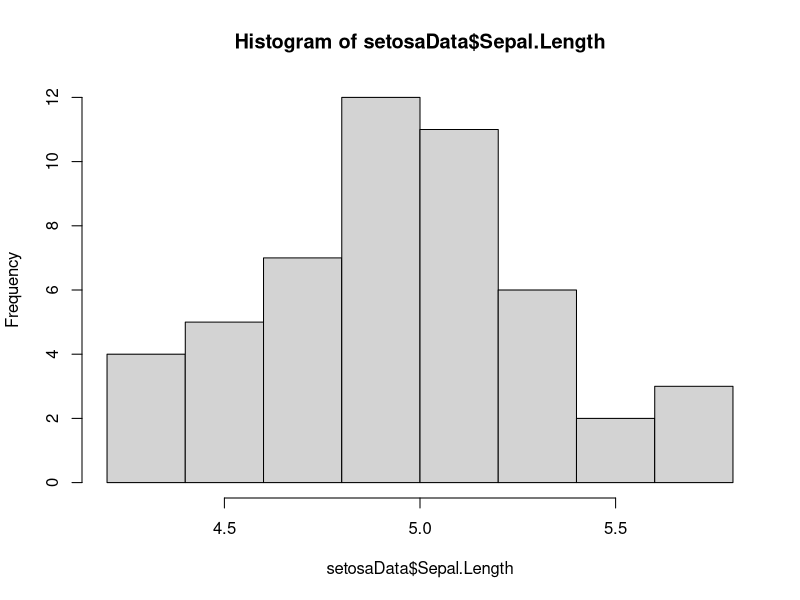
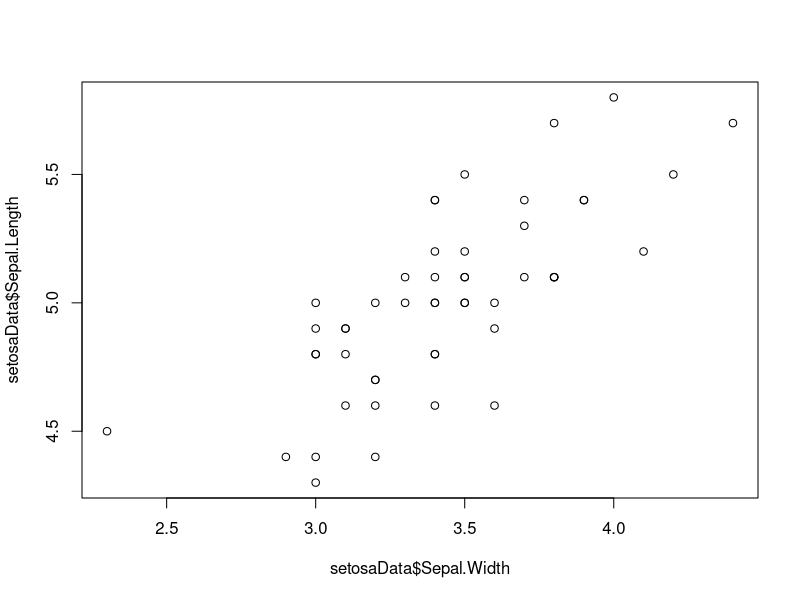
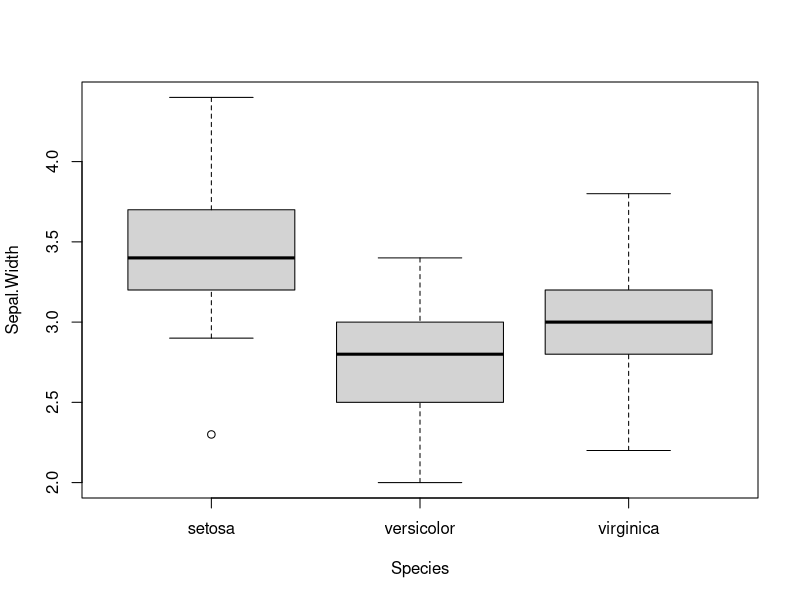

Generate these figures, in order, with R:
## ---- chunk 1

## ---- chunk 2
# This is a comment. 
# We know because it is preceded 
# by a hashtag, or 'octothorpe'.

# R ignores comments so you have
# a way to write down what you have
# done or what you are doing.

# This is useful for sharing
# code or just figuring out
# what you did.
## ---- chunk 3
# Add 1 and 1 together
1 + 1
## ---- chunk 4

# Section heading ----
# Follow a comment with four dashes
# to insert a section heading

## ---- chunk 5
# Example (run the following lines):
  a = 1
  A = 2
  a == A
## ---- chunk 6
  a = 1
  a = 2
  a         # a takes on the second value here
  print(a)  # This is another way to look at the value of an object
  show(a)   # And, here is one more
## ---- chunk 7
  T == TRUE
## ---- chunk 8
a = 1
a
## ---- chunk 9
a = c(1, 2, 3, 4, 5) # Make a vector of integers 1-5
print(a) # One way to look at our vector
show(a)  # Another way to look at it
a        # A third way to look at it
str(a)   # Look at the structure, integer class
## ---- chunk 10
# Define the same vector using a sequence
a = seq(from=1, to=5, by=1) 
str(a)       
## ---- chunk 11
b = c('a', 'b', 'c', 'd', 'e') # Make a character vector
b                              # Print it to the console
str(b)                         # Now it's a character vector
b = as.factor(b)               # But we can change if we want
b                             
str(b)                         # Look at the data structure
## ---- chunk 12
# The '==' compares the numeric vector to the factor one
c <-  a == b 
c            
str(c)       
## ---- chunk 13
is.na(a)     # We can check for missing values
is.finite(a) # We can make sure that all values are finite
!is.na(a)    # The exclamation point means 'not'
a == 3       # We can see if specific elements meet a criterion
unique(b)    # We can just look at unique values
## ---- chunk 14
# This one just prints it
a[3] 

# This one stores it in a new object
f <- a[3]
## ---- chunk 15
b[b=='c'] 
which(b=='c')
## ---- chunk 16
a * .5   # Multiplication
a + 100  # Addition
a - 3    # Subtraction
a / 2    # Division
a ^ 2    # Exponentiation
exp(a)   # This is the same as 'e to the...'
log(a)   # Natural logarithm
log10(a) # Log base 10

b = as.character(b)
paste(b, 'AAAA', sep='') # We can append text
paste('AAAA', b, sep='') # We can do it the other way
paste('AAAA', b, sep='--') # Add symbols to separate
gsub(pattern='c', replacement='AAAA', b) # We can replace text

e = paste('AAAA', b, sep='') # Make a new object
e                            # Print to console
substr(e, start=5, stop=5)   # We can strip text (or dates, or times, etc.)
## ---- chunk 17
length(a) # A has a length of 5, try it and check it
a         # Yup, looks about right
## ---- chunk 18
cbind(a,e)
## ---- chunk 19
matrix(0, nrow=3, ncol=4)
## ---- chunk 20
mat = matrix(seq(1, 12), ncol=3, nrow=4)
## ---- chunk 21
ncol(mat)   # Number of columns
nrow(mat)   # Number of rows
length(mat) # Total number of entries
mat[2, 3]   # Value of row 2, column 3
str(mat)    
## ---- chunk 22
colnames(mat) = c('first', 'second', 'third')
rownames(mat) = c('This', 'is', 'a', 'matrix')
mat
str(mat) # Take a look to understand
mat*2 
## ---- chunk 23
# Make a new object 'a' from a sequence  
a = seq(from=.5, to=10, by = .5)  
  
# Vector math: raise each 'a' to power of 2
b = a^2                           

# Replicates values in object a # of times  
c = rep(c('a','b','c','d'), 5)    

# Note, we don't use quotes for objects,
# but we do for character variables
d = data.frame(a, b, c)           
## ---- chunk 24
d # Print the dataframe
## ---- chunk 25
# We can look at these
names(d)     # All of the names
names(d)[2]  # One at a time: note indexing, names(d) is a vector!!
# We can change the names
names(d) = c('Increment', 'Squared', 'Class') # All at once- note quotes
names(d)               # Print it to see what this does
names(d)[3] = 'Letter' # Or, change one at a time..
names(d)               # Print it again to see what changed
e = d                  # We can also rename the entire dataframe
head(e)                # Head shows first six rows by default
head(e, 10)            # Or, we can look at any other number that we want
e$Sqrt = sqrt(e$Increment)
e # We can make new columns in data frames like this!
## ---- chunk 26
    data('iris')  # This is how you load built-in data sets
    ls()          # We can use ls() to see what is in our environment
    head(iris)    # Look at the first six rows of data in the object
    nrow(iris)    # How many rows does it have?
    ncol(iris)    # How many columns?
    names(iris)   # What are the column names?
    str(iris)     # Have a look at the data structure- tells us all of the above
    summary(iris) # Summarize the variables in the dataframe

  # Now let's look at some specific things
    # What is the value in 12th row of the 4th column of iris?
      iris[12, 4]
    # What is the mean sepal length among all species in iris?
      mean(iris$Sepal.Length)
    # What about the mean sepal length just for setosa?
      # A couple of new things going on here:
      # 1. We can refer to the columns as atomic vectors within the dataframe if
      #    we want to. Some times we have to do this...
      # 2. Note the logical check for species
      # 3. What we are saying here is:
      #    "Show me the mean of the column Sepal.Length in the dataframe iris
      #    where the species name is setosa"
        mean(iris$Sepal.Length[iris$Species=='setosa'])
      # We can write this out longhand to make sure it's correct (it is)
        logicalCheck = iris$Species == 'setosa'
        lengthCheck = iris$Sepal.Length[iris$Species=='setosa']
      # We can also look at the whole dataframe just for setosa
        setosaData = iris[iris$Species=='setosa' , ]
        # Note that the structure of species is preserved as a factor with three
        # levels even though setosa is the only species name in the new df
          str(setosaData)

      # Some quick plotting code
      # Once we have a nice dataframe like these ones, we can actually step into
      # The world of exploratory analyses.
        hist(setosaData$Sepal.Length) # Make a histogram of sepal lengths
        plot(setosaData$Sepal.Width, setosaData$Sepal.Length) # Bi-plot
        boxplot(Sepal.Width~Species, data=iris) # Boxplots
## ---- chunk 27
  myList = vector(mode='list', length=4)
  myList[[1]] = a
  myList[[2]] = c
  myList[[3]] = mat
  myList[[4]] = d

# Print it
  myList                                   # Cool, huh?
  names(myList)                            # No names on the fly like a df
  names(myList) = c('a', 'c', 'mat', 'd')  # Give it names like a dataframe
  myList                                   # See how the names work now?
  myList[[1]]                              # We reference these differently [[]]
  myList[[2]][5]                           # But can still get into each object
  # Play around with the numbers to see what they do!
  myList$c[1]                              # Can also reference it this way!
